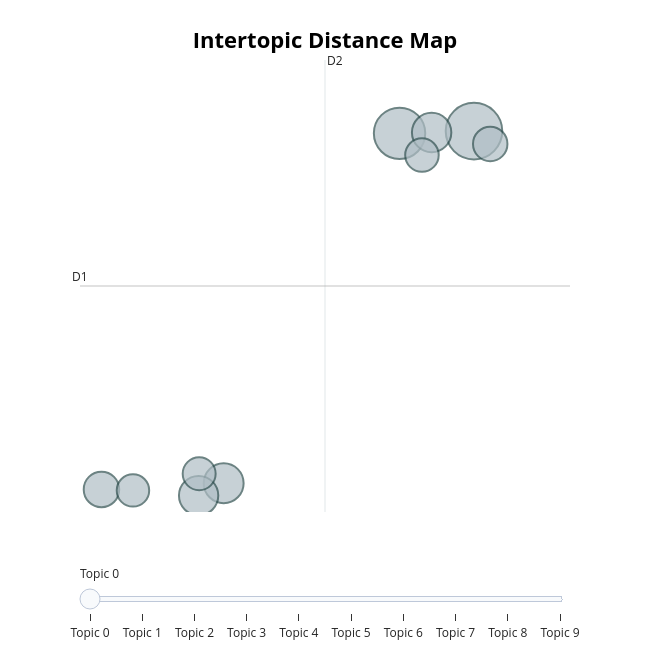

This figure's notebook cell:
### Code cell
model.visualize_topics()

### Figure 1 — Plotly figure (JSON) as saved in the notebook; plotly's stock layout.template omitted (floating-point values rounded to 4 significant figures)
{"data": [{"customdata": [[0, "god | jesus | religion | christians | bible", 654], [1, "cup | win | world | team | player", 540], [2, "friend | likes | guy | girl | dream", 325], [3, "bush | iraq | iran | president | republicans", 317], [4, "celebrity | britney | angelina | chris | hottest", 316], [5, "solve | equation | math | problem | quadratic", 257], [6, "spanish | word | language | mean | words", 242], [7, "illegal | immigration | immigrants | visa | americans", 230], [8, "song | lyrics | sings | songs | music", 222], [9, "girls | guys | men | women | boys", 215]], "hovertemplate": "<b>Topic %{customdata[0]}</b><br>Words: %{customdata[1]}<br>Size: %{customdata[2]}", "legendgroup": "", "marker": {"color": "#B0BEC5", "line": {"color": "DarkSlateGrey", "width": 2}, "size": [654, 540, 325, 317, 316, 257, 242, 230, 222, 215], "sizemode": "area", "sizeref": 0.4088, "symbol": "circle"}, "mode": "markers", "name": "", "orientation": "v", "showlegend": false, "type": "scatter", "x": [7.665, 6.558, 3.944, 7.035, 3.571, 2.127, 7.906, 6.891, 3.579, 2.595], "xaxis": "x", "y": [16.48, 16.4, 4.24, 16.43, 3.811, 4.023, 16.03, 15.64, 4.569, 3.99], "yaxis": "y"}], "layout": {"annotations": [{"showarrow": false, "text": "D1", "x": 1.808, "y": 11.09, "yshift": 10}, {"showarrow": false, "text": "D2", "x": 5.45, "xshift": 10, "y": 18.95}], "height": 650, "hoverlabel": {"bgcolor": "white", "font": {"family": "Rockwell", "size": 16}}, "legend": {"itemsizing": "constant", "tracegroupgap": 0}, "margin": {"t": 60}, "shapes": [{"line": {"color": "#CFD8DC", "width": 2}, "type": "line", "x0": 5.45, "x1": 5.45, "y0": 3.239, "y1": 18.95}, {"line": {"color": "#9E9E9E", "width": 2}, "type": "line", "x0": 1.808, "x1": 9.092, "y0": 11.09, "y1": 11.09}], "sliders": [{"active": 0, "pad": {"t": 50}, "steps": [{"args": [{"marker.color": [["red", "#B0BEC5", "#B0BEC5", "#B0BEC5", "#B0BEC5", "#B0BEC5", "#B0BEC5", "#B0BEC5", "#B0BEC5", "#B0BEC5"]]}], "label": "Topic 0", "method": "update"}, {"args": [{"marker.color": [["#B0BEC5", "red", "#B0BEC5", "#B0BEC5", "#B0BEC5", "#B0BEC5", "#B0BEC5", "#B0BEC5", "#B0BEC5", "#B0BEC5"]]}], "label": "Topic 1", "method": "update"}, {"args": [{"marker.color": [["#B0BEC5", "#B0BEC5", "red", "#B0BEC5", "#B0BEC5", "#B0BEC5", "#B0BEC5", "#B0BEC5", "#B0BEC5", "#B0BEC5"]]}], "label": "Topic 2", "method": "update"}, {"args": [{"marker.color": [["#B0BEC5", "#B0BEC5", "#B0BEC5", "red", "#B0BEC5", "#B0BEC5", "#B0BEC5", "#B0BEC5", "#B0BEC5", "#B0BEC5"]]}], "label": "Topic 3", "method": "update"}, {"args": [{"marker.color": [["#B0BEC5", "#B0BEC5", "#B0BEC5", "#B0BEC5", "red", "#B0BEC5", "#B0BEC5", "#B0BEC5", "#B0BEC5", "#B0BEC5"]]}], "label": "Topic 4", "method": "update"}, {"args": [{"marker.color": [["#B0BEC5", "#B0BEC5", "#B0BEC5", "#B0BEC5", "#B0BEC5", "red", "#B0BEC5", "#B0BEC5", "#B0BEC5", "#B0BEC5"]]}], "label": "Topic 5", "method": "update"}, {"args": [{"marker.color": [["#B0BEC5", "#B0BEC5", "#B0BEC5", "#B0BEC5", "#B0BEC5", "#B0BEC5", "red", "#B0BEC5", "#B0BEC5", "#B0BEC5"]]}], "label": "Topic 6", "method": "update"}, {"args": [{"marker.color": [["#B0BEC5", "#B0BEC5", "#B0BEC5", "#B0BEC5", "#B0BEC5", "#B0BEC5", "#B0BEC5", "red", "#B0BEC5", "#B0BEC5"]]}], "label": "Topic 7", "method": "update"}, {"args": [{"marker.color": [["#B0BEC5", "#B0BEC5", "#B0BEC5", "#B0BEC5", "#B0BEC5", "#B0BEC5", "#B0BEC5", "#B0BEC5", "red", "#B0BEC5"]]}], "label": "Topic 8", "method": "update"}, {"args": [{"marker.color": [["#B0BEC5", "#B0BEC5", "#B0BEC5", "#B0BEC5", "#B0BEC5", "#B0BEC5", "#B0BEC5", "#B0BEC5", "#B0BEC5", "red"]]}], "label": "Topic 9", "method": "update"}]}], "title": {"font": {"color": "Black", "size": 22}, "text": "<b>Intertopic Distance Map", "x": 0.5, "xanchor": "center", "y": 0.95, "yanchor": "top"}, "width": 650, "xaxis": {"anchor": "y", "domain": [0, 1], "range": [1.808, 9.092], "title": {"text": ""}, "visible": false}, "yaxis": {"anchor": "x", "domain": [0, 1], "range": [3.239, 18.95], "title": {"text": ""}, "visible": false}}}
